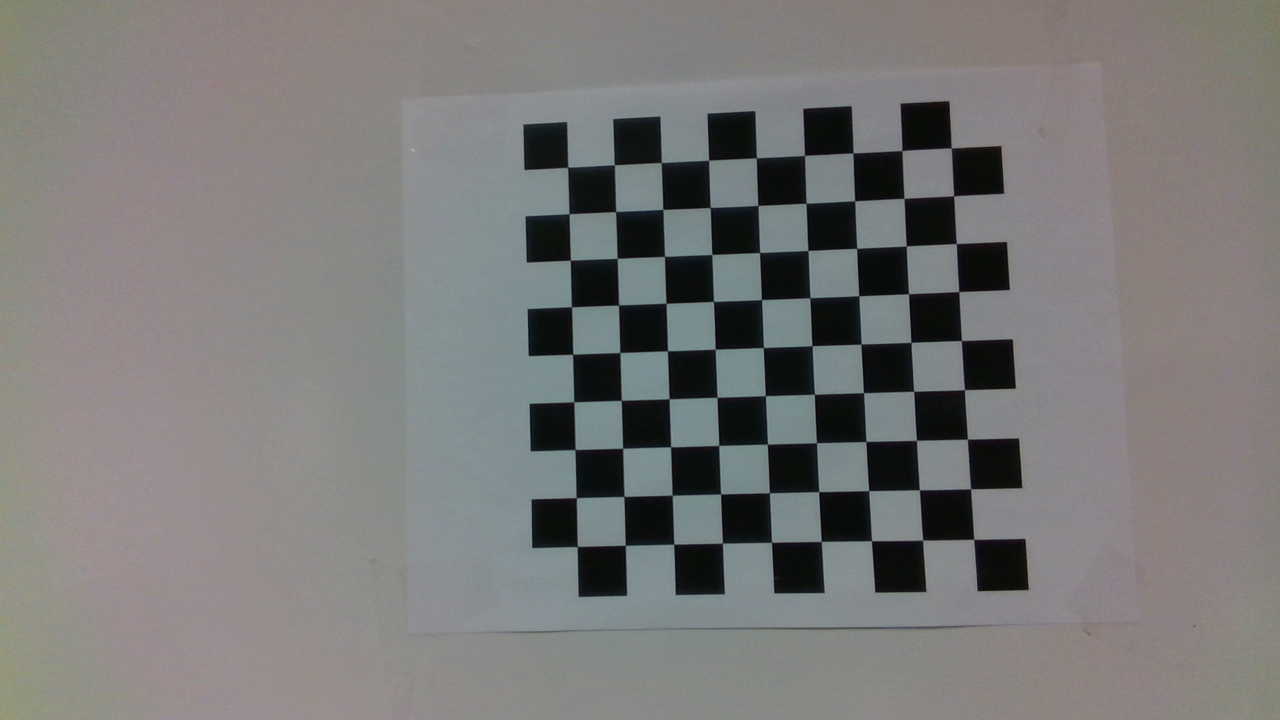
#> input picture cb1.png, 1280 x 720 px, found by its file name
$ python camcal.py
#> lines starting #> are read from the running program, lines starting #| are printed output that depends on the picture; after the words box and inside, x2 and y2 are one past the last pixel; in counts of white or black regions, pixels touching at a corner belong together
# camera calibration from Matlab
# intrinsic matrix
# [924.1445, 0,        0;
#         0  924.4962, 0;
#  636.5713, 364.4404, 1.0000];

# translation vector
# [-26.0926760711823, -75.2907126441399, 356.198491132291;
#  -58.8655561961630, -47.5131397988825, 332.713622165353;
#  110.447768389927,  -82.4766412888175, 380.108397982818;
#  -85.1829032463149, -60.5713540161995, 371.113519889493]

# rotation vector
# [-0.0729499476053123, 0.0539929640991140,  -0.0319396998028909;
#  -0.0266439921984914, -0.0334236523996129, -0.370729220417304;
#  -0.0620577613031699, 0.0177595495278574,  1.55797962170929;
#  -0.0428921283837814, 0.273701857577316,   -0.0689224712801643]

import numpy as np
import cv2
import glob
import pdb

# termination criteria
criteria = (cv2.TERM_CRITERIA_EPS + cv2.TERM_CRITERIA_MAX_ITER, 30, 0.001)

# prepare object points, like (0,0,0), (1,0,0), (2,0,0) ....,(6,5,0)
objp = np.zeros((9*9,3), np.float32)
objp[:,:2] = np.mgrid[0:9,0:9].T.reshape(-1,2)

# Arrays to store object points and image points from all the images.
objpoints = [] # 3d point in real world space
imgpoints = [] # 2d points in image plane.


img = cv2.imread('cb1.PNG')
#> img is the input picture: shape (720, 1280, 3); mean B, G, R 119.8, 120.6, 121.5
gray = cv2.cvtColor(img,cv2.COLOR_BGR2GRAY)

# Find the chess board corners
ret, corners = cv2.findChessboardCorners(gray, (9,9),None)
#> ret = True; corners = 81 rows, first 8: [568.5, 166.4], [613.1, 164], [662.7, 161.5], [707.7, 159.7], [757.3, 156.4], [803.8, 154], [853.4, 151.4], [902, 150.5]

# If found, add object points, image points (after refining them)
if ret == True:
    objpoints.append(objp)

    corners2 = cv2.cornerSubPix(gray,corners,(11,11),(-1,-1),criteria)
#> corners2 = 81 rows, first 8: [567.7, 167.3], [614.3, 164.7], [661.3, 162.5], [708.6, 160.2], [756.4, 157.7], [804.5, 155.4], [852.9, 152.9], [901.9, 150.5]
    imgpoints.append(corners2)

    # Draw and display the corners
    img = cv2.drawChessboardCorners(img, (9,9), corners2,ret)
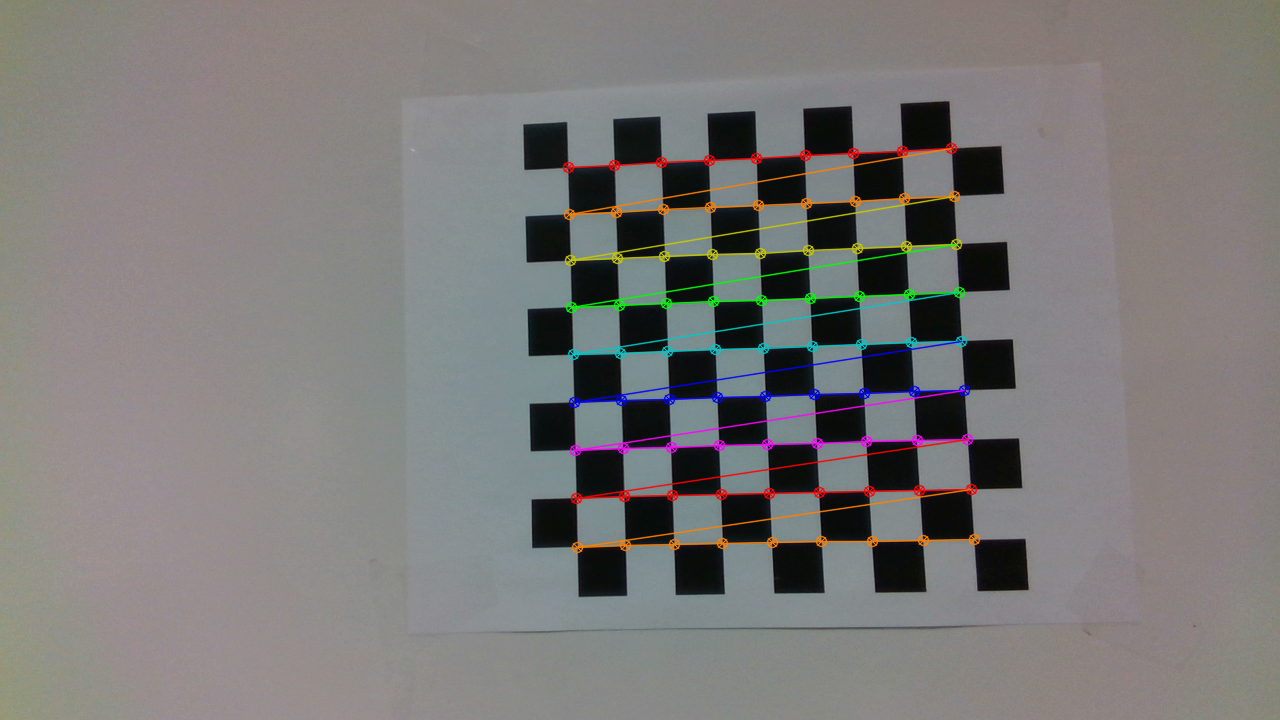
#> img: shape (720, 1280, 3); 2.83% of pixels changed, all inside (x1, y1, x2, y2) = (562, 142, 981, 554)
    cv2.imshow('img',img)
    cv2.waitKey(500)

cv2.destroyAllWindows()


ret, mtx, dist, rvecs, tvecs = cv2.calibrateCamera(objpoints, imgpoints, gray.shape[::-1],None,None)
#> ret = 0.202; mtx = [[587.3, 0, 635.7], [0, 588.9, 384.3], [0, 0, 1]]; dist = [[0.00102, 0.188, 0.000184, 0.000167, -0.299]]; rvecs = ([-0.0483, 0.035, -0.0312],); tvecs = ([-1.45, -4.63, 12.59],)

pdb.set_trace()

$ run again, with cb2.png copied over cb1.png
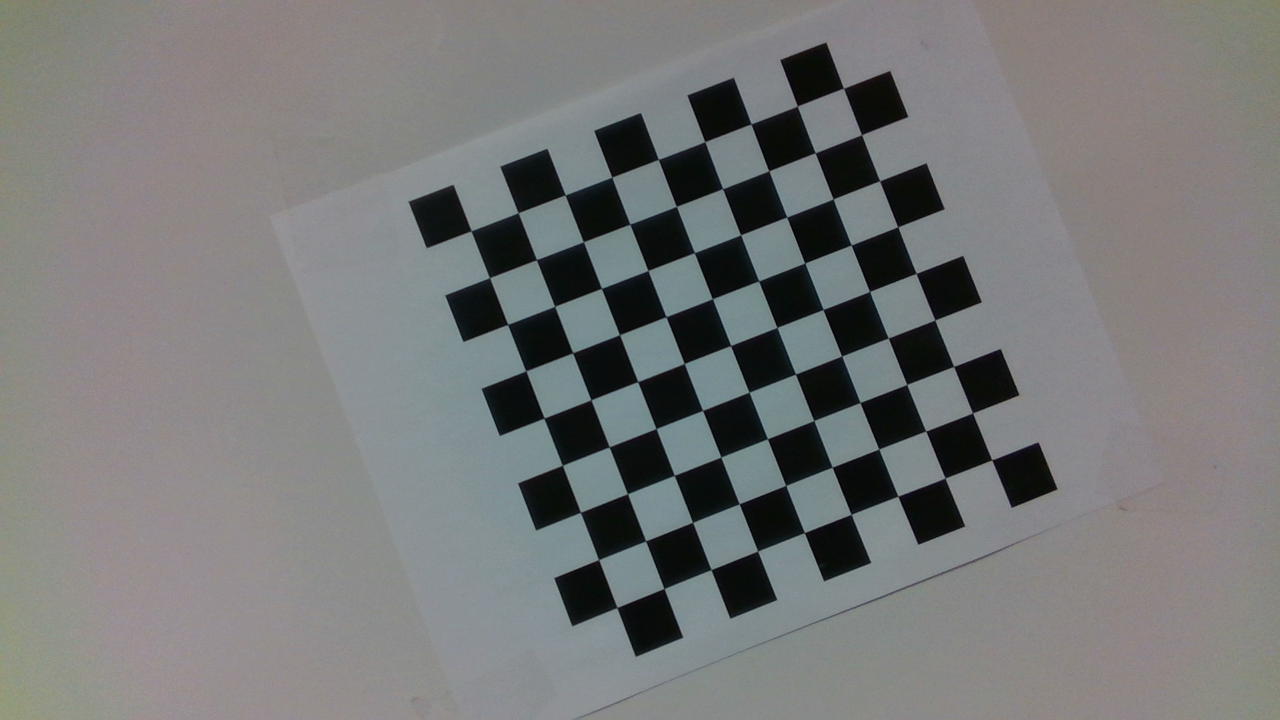
#> input picture cb2.png, 1280 x 720 px, found by its file name
#> img is the input picture: shape (720, 1280, 3); mean B, G, R 120.3, 120.4, 119.5
#> `ret, corners = cv2.findChessboardCorners(gray, (9,9),None)`: ret = True; corners = 81 rows, first 8: [845.4, 86.88], [861.5, 134.5], [881.4, 179.7], [898, 226.5], [916.8, 272.5], [936.1, 321.3], [954.3, 364.6], [973, 413.5]
#> corners2 = 81 rows, first 8: [843.5, 88.23], [861.6, 134.7], [879.6, 180.8], [897.7, 226.8], [916.1, 273.4], [934.8, 320], [953.6, 366.4], [972.6, 412.9]
#> `img = cv2.drawChessboardCorners(img, (9,9), corners2,ret)`:
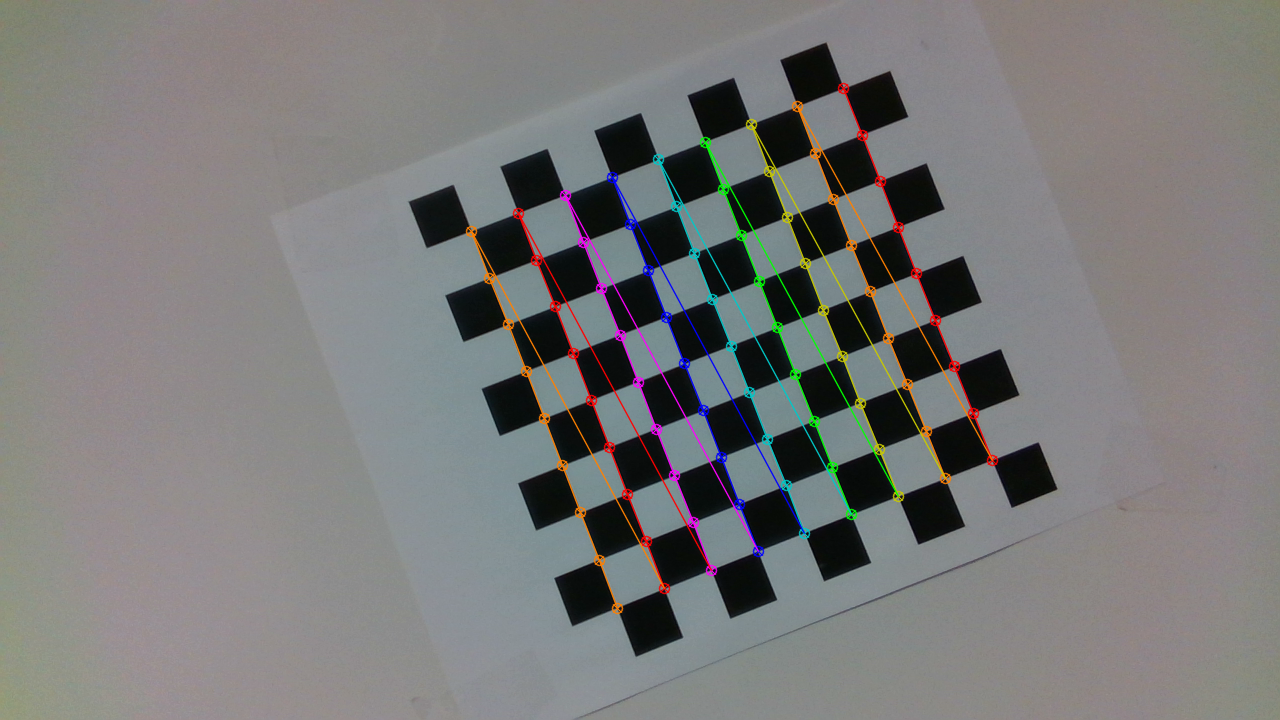
#> img: shape (720, 1280, 3); 2.74% of pixels changed, all inside (x1, y1, x2, y2) = (465, 82, 999, 615)
#> `ret, mtx, dist, rvecs, tvecs = cv2.calibrateCamera(objpoints, imgpoint..`: ret = 0.196; mtx = [[1227.5, 0, 598.9], [0, 1225.1, 334.1], [0, 0, 1]]; dist = [[0.0147, 1.82, -0.00474, -0.00132, -7.71]]; rvecs = ([-0.0651, -0.011, 1.2],); tvecs = ([4.92, -4.94, 24.87],)

$ run again, with cb4.png copied over cb1.png
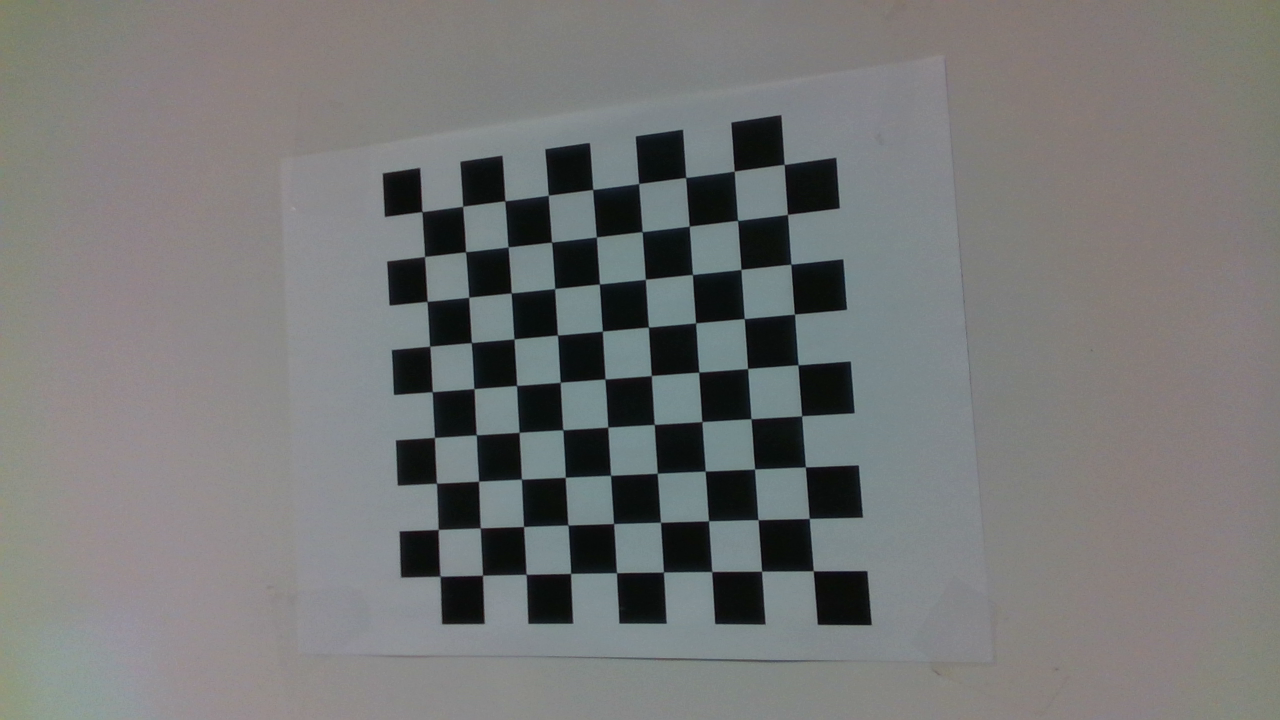
#> input picture cb4.png, 1280 x 720 px, found by its file name
#> img is the input picture: shape (720, 1280, 3); mean B, G, R 118.5, 119.2, 118.4
#> `ret, corners = cv2.findChessboardCorners(gray, (9,9),None)`: ret = True; corners = 81 rows, first 8: [784.7, 163.4], [786.8, 213.3], [791.8, 263.7], [795.5, 314.9], [798.6, 363.7], [802.3, 416.5], [806.6, 466], [810.2, 519.6]
#> corners2 = 81 rows, first 8: [784.2, 164.4], [787.5, 214.4], [790.9, 264.2], [794.5, 314.1], [798, 364.8], [801.6, 415.8], [805.4, 466.9], [809.3, 518.5]
#> `img = cv2.drawChessboardCorners(img, (9,9), corners2,ret)`:
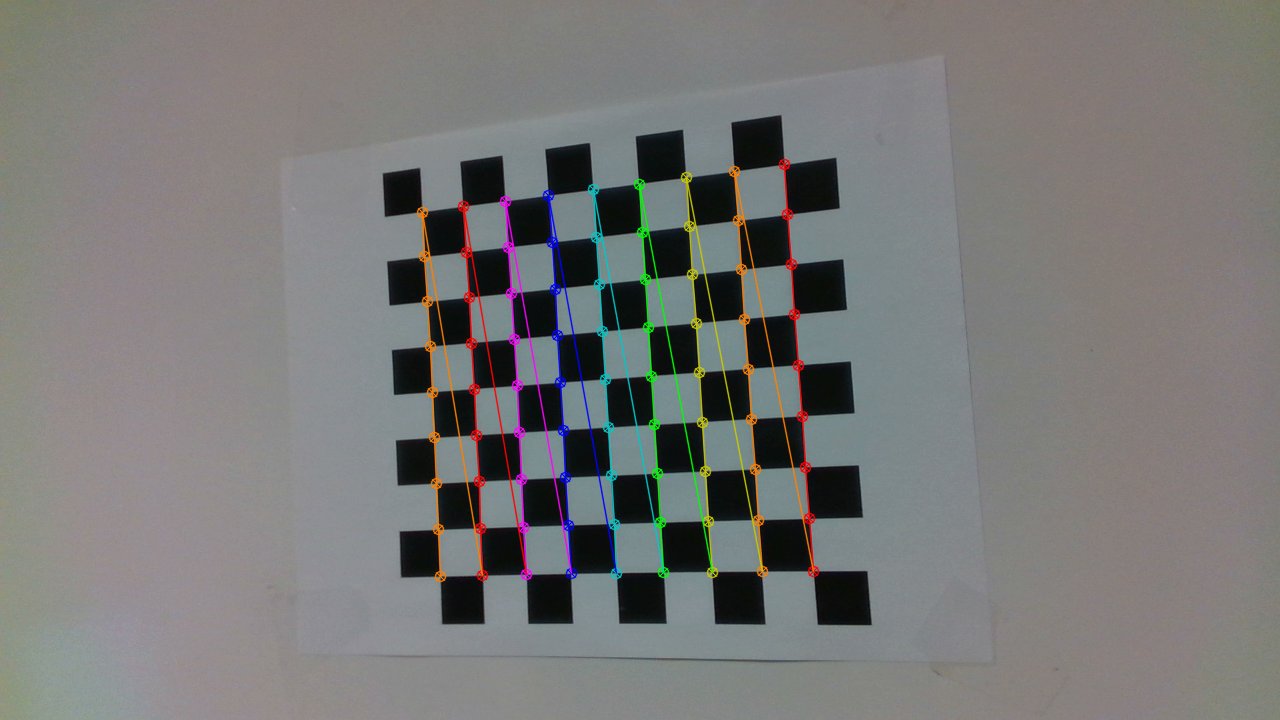
#> img: shape (720, 1280, 3); 2.78% of pixels changed, all inside (x1, y1, x2, y2) = (416, 158, 820, 583)
#> `ret, mtx, dist, rvecs, tvecs = cv2.calibrateCamera(objpoints, imgpoint..`: ret = 0.267; mtx = [[1084.5, 0, 651.2], [0, 1059.2, 363.6], [0, 0, 1]]; dist = [[-0.0788, 4.04, 0.00468, -0.00778, -24.03]]; rvecs = ([0.233, 0.289, 1.49],); tvecs = ([2.58, -3.96, 20.99],)
